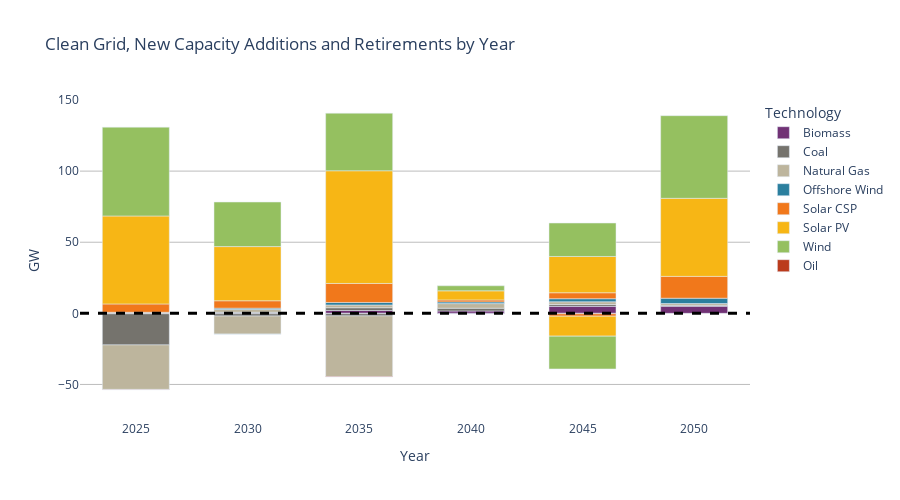

The notebook cell this image was saved under:
### Markdown cell above
#### Clean Grid

### Code cell
plot_infrastructure_bar(df=df, scenario='net_zero_ira_ccs_climate', title='Clean Grid, New Capacity Additions and Retirements by Year', 
                                 year=year, output_file_name=f'clean_grid_barchart_{year}.png')

### Figure 1 — Plotly figure (JSON) as saved in the notebook; plotly's stock layout.template omitted (floating-point values rounded to 4 significant figures)
{"data": [{"alignmentgroup": "True", "hovertemplate": "Technology=Biomass<br>Year=%{x}<br>GW=%{y}<extra></extra>", "legendgroup": "Biomass", "marker": {"color": "#713275", "pattern": {"shape": ""}}, "name": "Biomass", "offsetgroup": "Biomass", "orientation": "v", "showlegend": true, "textposition": "auto", "type": "bar", "width": 3, "x": [2025, 2030, 2035, 2040, 2045, 2050, 2025, 2030, 2035, 2040, 2045], "xaxis": "x", "y": [0.1, 0.1, 2, 1.65, 4.9, 4.95, -0.3072, -0.3352, -0.2584, -0.3021, -0.2895], "yaxis": "y"}, {"alignmentgroup": "True", "hovertemplate": "Technology=Coal<br>Year=%{x}<br>GW=%{y}<extra></extra>", "legendgroup": "Coal", "marker": {"color": "#75736d", "pattern": {"shape": ""}}, "name": "Coal", "offsetgroup": "Coal", "orientation": "v", "showlegend": true, "textposition": "auto", "type": "bar", "width": 3, "x": [2030, 2035, 2040, 2045, 2050, 2025, 2030, 2035], "xaxis": "x", "y": [0.65, 1.95, 1.95, 1.3, 0.65, -21.9, -1.577, -1.545], "yaxis": "y"}, {"alignmentgroup": "True", "hovertemplate": "Technology=Natural Gas<br>Year=%{x}<br>GW=%{y}<extra></extra>", "legendgroup": "Natural Gas", "marker": {"color": "#bdb59d", "pattern": {"shape": ""}}, "name": "Natural Gas", "offsetgroup": "Natural Gas", "orientation": "v", "showlegend": true, "textposition": "auto", "type": "bar", "width": 3, "x": [2025, 2030, 2035, 2040, 2045, 2050, 2025, 2030, 2035], "xaxis": "x", "y": [0.646, 1.938, 1.938, 3.23, 1.938, 1.292, -31.3, -12.72, -42.63], "yaxis": "y"}, {"alignmentgroup": "True", "hovertemplate": "Technology=Offshore Wind<br>Year=%{x}<br>GW=%{y}<extra></extra>", "legendgroup": "Offshore Wind", "marker": {"color": "#2B7F9E", "pattern": {"shape": ""}}, "name": "Offshore Wind", "offsetgroup": "Offshore Wind", "orientation": "v", "showlegend": true, "textposition": "auto", "type": "bar", "width": 3, "x": [2030, 2035, 2040, 2045, 2050], "xaxis": "x", "y": [0.945, 1.755, 1.2, 2.142, 3.744], "yaxis": "y"}, {"alignmentgroup": "True", "hovertemplate": "Technology=Solar CSP<br>Year=%{x}<br>GW=%{y}<extra></extra>", "legendgroup": "Solar CSP", "marker": {"color": "#f1781b", "pattern": {"shape": ""}}, "name": "Solar CSP", "offsetgroup": "Solar CSP", "orientation": "v", "showlegend": true, "textposition": "auto", "type": "bar", "width": 3, "x": [2025, 2030, 2035, 2040, 2045, 2050, 2045], "xaxis": "x", "y": [5.85, 5.2, 13.35, 1.4, 4.2, 15.35, -1.72], "yaxis": "y"}, {"alignmentgroup": "True", "hovertemplate": "Technology=Solar PV<br>Year=%{x}<br>GW=%{y}<extra></extra>", "legendgroup": "Solar PV", "marker": {"color": "#F7B615", "pattern": {"shape": ""}}, "name": "Solar PV", "offsetgroup": "Solar PV", "orientation": "v", "showlegend": true, "textposition": "auto", "type": "bar", "width": 3, "x": [2025, 2030, 2035, 2040, 2045, 2050, 2045], "xaxis": "x", "y": [61.86, 38.1, 79.26, 6.39, 25.5, 54.9, -14.03], "yaxis": "y"}, {"alignmentgroup": "True", "hovertemplate": "Technology=Wind<br>Year=%{x}<br>GW=%{y}<extra></extra>", "legendgroup": "Wind", "marker": {"color": "#95C060", "pattern": {"shape": ""}}, "name": "Wind", "offsetgroup": "Wind", "orientation": "v", "showlegend": true, "textposition": "auto", "type": "bar", "width": 3, "x": [2025, 2030, 2035, 2040, 2045, 2050, 2045], "xaxis": "x", "y": [62.45, 31.32, 40.47, 3.548, 23.5, 58.09, -23.06], "yaxis": "y"}, {"alignmentgroup": "True", "hovertemplate": "Technology=Oil<br>Year=%{x}<br>GW=%{y}<extra></extra>", "legendgroup": "Oil", "marker": {"color": "#BB3B1C", "pattern": {"shape": ""}}, "name": "Oil", "offsetgroup": "Oil", "orientation": "v", "showlegend": true, "textposition": "auto", "type": "bar", "width": 3, "x": [2025, 2030, 2035], "xaxis": "x", "y": [-0.198, -0.1444, -0.3292], "yaxis": "y"}], "layout": {"barmode": "relative", "height": 500, "legend": {"title": {"text": "Technology"}, "tracegroupgap": 0}, "paper_bgcolor": "white", "plot_bgcolor": "white", "shapes": [{"line": {"color": "black", "dash": "dash", "width": 3}, "type": "line", "x0": 0, "x1": 1, "xref": "x domain", "y0": 0, "y1": 0, "yref": "y"}], "title": {"text": "Clean Grid, New Capacity Additions and Retirements by Year"}, "uniformtext": {"minsize": 18, "mode": "hide"}, "width": 900, "xaxis": {"anchor": "y", "autorange": true, "domain": [0, 1], "range": [2022.0, 2052.0], "tickmode": "array", "ticktext": ["2025", "2030", "2035", "2040", "2045", "2050"], "tickvals": [2025, 2030, 2035, 2040, 2045, 2050], "title": {"text": "Year"}, "type": "linear"}, "yaxis": {"anchor": "x", "domain": [0, 1], "gridcolor": "#bdbdbd", "range": [-75, 150], "showgrid": true, "title": {"text": "GW"}, "type": "linear"}}}
